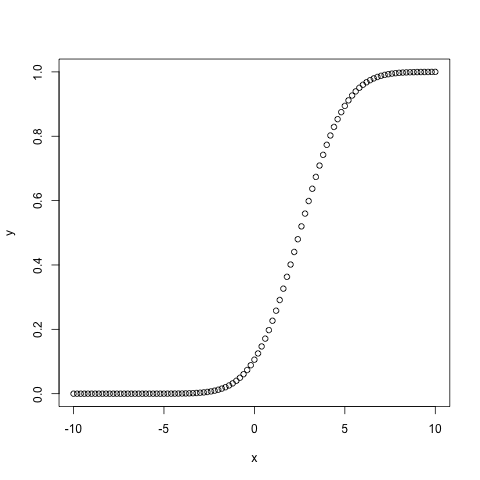

Reproduce this figure in R.
x<-seq(-10,10,by=.2)

y<-pnorm(x,mean=2.5,sd=2)

png(file="pnorm.png")

plot(x,y)
dev.off()
